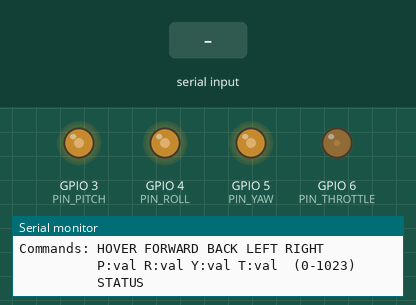
Recording of a sketch running on a simulated ESP32-C3. Parts: output pins drawn as LEDs (lit = HIGH), the last lines printed to the serial monitor. The inputs (shaded band) are chosen by the test bench.

Above: at 1.7 s.
1.8 s: "FORWARD\n" received over Serial
At 2.5 s:
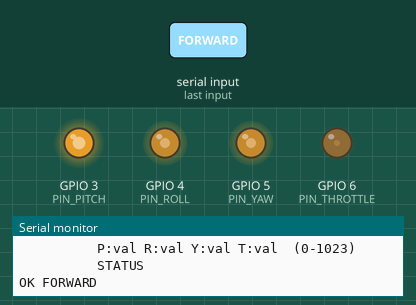
3.3 s: "BACK\n" received over Serial
At 3.7 s:
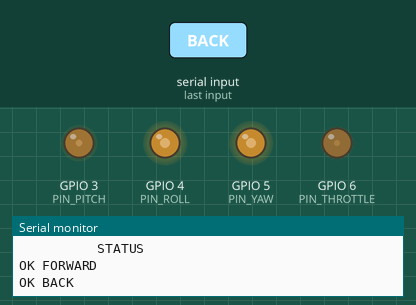
4.8 s: "LEFT\n" received over Serial
At 6.0 s:
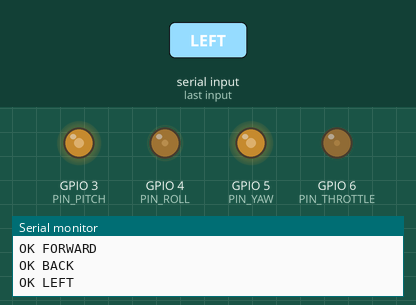
6.3 s: "RIGHT\n" received over Serial
At 7.1 s:
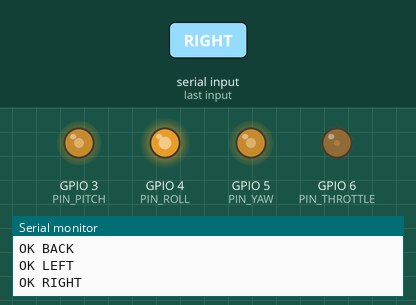
7.8 s: "P:\n" received over Serial
At 8.3 s:
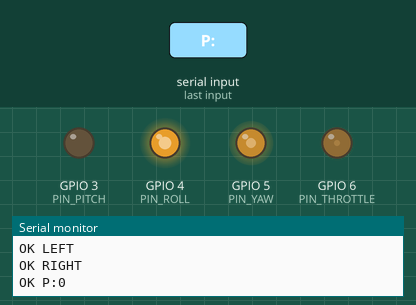
9.3 s: "R:\n" received over Serial
At 10.6 s:
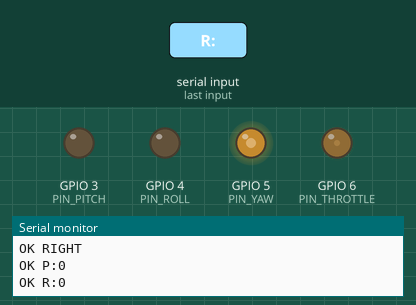
Timing chart, 0 to 11.8 s (numbered marks = the images above; inputs shaded):
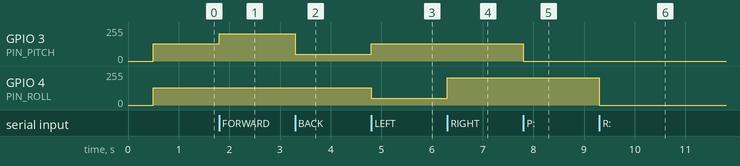

Measured:
- after the input at 1.8 s, GPIO 3 (PIN_PITCH): 128/255 → 204/255 at once
- after the input at 3.3 s, GPIO 3 (PIN_PITCH): 204/255 → 50/255 at once
- after the input at 4.8 s, GPIO 3 (PIN_PITCH): 50/255 → 128/255 at once; GPIO 4 (PIN_ROLL): 128/255 → 50/255 at once
- after the input at 6.3 s, GPIO 4 (PIN_ROLL): 50/255 → 204/255 at once
- after the input at 7.8 s, GPIO 3 (PIN_PITCH): 128/255 → 0/255 at once
- after the input at 9.3 s, GPIO 4 (PIN_ROLL): 204/255 → 0/255 at once

The sketch:

esp32c3_transmitter_inject.ino
```cpp
/*
 * ESP32-C3 Mini — Transmitter Signal Injector
 * ============================================
 * Replaces gimbal pot signals for Pitch, Roll, Yaw, Throttle.
 * Each channel: GPIO → 1kΩ → signal wire  (10µF cap to GND at junction)
 * Computer connects via USB Serial at 115200 baud.
 *
 * Wiring:
 *   GPIO 3 → 1kΩ → Pitch signal wire   (10µF to GND)
 *   GPIO 4 → 1kΩ → Roll signal wire    (10µF to GND)
 *   GPIO 5 → 1kΩ → Yaw signal wire     (10µF to GND)
 *   GPIO 6 → 1kΩ → Throttle signal wire (10µF to GND)
 *   3.3V pin → Transmitter battery +
 *   GND      → Transmitter battery -
 *
 * Serial commands (send from Python over USB):
 *   HOVER       → pitch + roll neutral, yaw neutral
 *   FORWARD     → pitch forward
 *   BACK        → pitch back
 *   LEFT        → roll left
 *   RIGHT       → roll right
 *   P:700       → set pitch to raw value 0-1023
 *   R:400       → set roll to raw value 0-1023
 *   Y:512       → set yaw to raw value 0-1023
 *   T:600       → set throttle to raw value 0-1023
 *   STATUS      → print current values
 */

// ── Pin assignments ───────────────────────────────────────────────────────────
#define PIN_PITCH     3
#define PIN_ROLL      4
#define PIN_YAW       5
#define PIN_THROTTLE  6

// ── PWM config ────────────────────────────────────────────────────────────────
#define PWM_FREQ      20000   // 20 kHz — well above audible, clean after RC filter
#define PWM_BITS      10      // 10-bit resolution: 0–1023

// ── Calibration (tune these after measuring your transmitter) ─────────────────
// Transmitter on 3.3V supply → neutral = 1.65V = 51.5% = ~528/1023
// Adjust NEUTRAL, FULL_HI, FULL_LO by measuring actual drone response
#define NEUTRAL       512     // mid-point (~1.65V)
#define FULL_HI       820     // stick pushed fully one way (~2.65V)
#define FULL_LO       200     // stick pushed fully other way (~0.65V)
#define THROTTLE_MIN  100     // throttle at rest (safety — drone off)
#define THROTTLE_HOVER 500    // throttle to hover (tune this per drone)

// ── LEDC channel assignments ──────────────────────────────────────────────────
#define CH_PITCH      0
#define CH_ROLL       1
#define CH_YAW        2
#define CH_THROTTLE   3

// ── Current values (for STATUS command) ──────────────────────────────────────
int cur_pitch    = NEUTRAL;
int cur_roll     = NEUTRAL;
int cur_yaw      = NEUTRAL;
int cur_throttle = THROTTLE_MIN;


void setChannel(int ch, int& cur, int val) {
  val = constrain(val, 0, 1023);
  ledcWrite(ch, val);
  cur = val;
}

void hover() {
  setChannel(CH_PITCH, cur_pitch, NEUTRAL);
  setChannel(CH_ROLL,  cur_roll,  NEUTRAL);
  setChannel(CH_YAW,   cur_yaw,   NEUTRAL);
  // throttle unchanged — operator controls throttle separately
}


void setup() {
  Serial.begin(115200);
  delay(500);

  // Set up PWM channels (Arduino ESP32 core 2.x API)
  ledcSetup(CH_PITCH,    PWM_FREQ, PWM_BITS);
  ledcSetup(CH_ROLL,     PWM_FREQ, PWM_BITS);
  ledcSetup(CH_YAW,      PWM_FREQ, PWM_BITS);
  ledcSetup(CH_THROTTLE, PWM_FREQ, PWM_BITS);

  ledcAttachPin(PIN_PITCH,    CH_PITCH);
  ledcAttachPin(PIN_ROLL,     CH_ROLL);
  ledcAttachPin(PIN_YAW,      CH_YAW);
  ledcAttachPin(PIN_THROTTLE, CH_THROTTLE);

  // Safe startup values
  ledcWrite(CH_PITCH,    NEUTRAL);
  ledcWrite(CH_ROLL,     NEUTRAL);
  ledcWrite(CH_YAW,      NEUTRAL);
  ledcWrite(CH_THROTTLE, THROTTLE_MIN);

  Serial.println("ESP32-C3 Transmitter Injector ready.");
  Serial.println("Commands: HOVER FORWARD BACK LEFT RIGHT");
  Serial.println("          P:val R:val Y:val T:val  (0-1023)");
  Serial.println("          STATUS");
}


void loop() {
  if (!Serial.available()) return;

  String cmd = Serial.readStringUntil('\n');
  cmd.trim();
  if (cmd.length() == 0) return;

  // ── Preset commands ──────────────────────────────────────────────
  if (cmd == "HOVER") {
    hover();
    Serial.println("OK HOVER");
  }
  else if (cmd == "FORWARD") {
    setChannel(CH_PITCH, cur_pitch, FULL_HI);
    setChannel(CH_ROLL,  cur_roll,  NEUTRAL);
    Serial.println("OK FORWARD");
  }
  else if (cmd == "BACK") {
    setChannel(CH_PITCH, cur_pitch, FULL_LO);
    setChannel(CH_ROLL,  cur_roll,  NEUTRAL);
    Serial.println("OK BACK");
  }
  else if (cmd == "LEFT") {
    setChannel(CH_PITCH, cur_pitch, NEUTRAL);
    setChannel(CH_ROLL,  cur_roll,  FULL_LO);
    Serial.println("OK LEFT");
  }
  else if (cmd == "RIGHT") {
    setChannel(CH_PITCH, cur_pitch, NEUTRAL);
    setChannel(CH_ROLL,  cur_roll,  FULL_HI);
    Serial.println("OK RIGHT");
  }

  // ── Raw value commands ───────────────────────────────────────────
  else if (cmd.startsWith("P:")) {
    int v = cmd.substring(2).toInt();
    setChannel(CH_PITCH, cur_pitch, v);
    Serial.println("OK P:" + String(cur_pitch));
  }
  else if (cmd.startsWith("R:")) {
    int v = cmd.substring(2).toInt();
    setChannel(CH_ROLL, cur_roll, v);
    Serial.println("OK R:" + String(cur_roll));
  }
  else if (cmd.startsWith("Y:")) {
    int v = cmd.substring(2).toInt();
    setChannel(CH_YAW, cur_yaw, v);
    Serial.println("OK Y:" + String(cur_yaw));
  }
  else if (cmd.startsWith("T:")) {
    int v = cmd.substring(2).toInt();
    setChannel(CH_THROTTLE, cur_throttle, v);
    Serial.println("OK T:" + String(cur_throttle));
  }

  // ── Status ───────────────────────────────────────────────────────
  else if (cmd == "STATUS") {
    Serial.printf("P:%d R:%d Y:%d T:%d\n",
                  cur_pitch, cur_roll, cur_yaw, cur_throttle);
  }
  else {
    Serial.println("ERR unknown command: " + cmd);
  }
}
```
